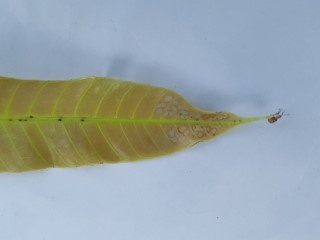
#> input picture test_samples/sample_anthracnose.jpg, 320 x 240 px, given in place of the camera
$ python leaf_capture_pc.py
#> lines starting #> are read from the running program, lines starting #| are printed output that depends on the picture; after the words box and inside, x2 and y2 are one past the last pixel; in counts of white or black regions, pixels touching at a corner belong together
import cv2
import os
import time
import numpy as np


# ============================================================
# CHILI DISEASE AI
# LEAF DETECTION + LEAF CROPPING
# WINDOWS / LAPTOP VERSION
# ============================================================


# ============================================================
# SETTINGS
# ============================================================

CAMERA_INDEX = 0

CAMERA_WIDTH = 1280
CAMERA_HEIGHT = 720

# Minimum area required to consider something a leaf
MIN_LEAF_AREA = 5000

# Padding around detected leaf
PADDING = 20

# Time between automatic captures
CAPTURE_COOLDOWN = 3

# Folder for cropped leaves
SAVE_FOLDER = "cropped_leaves"


# ============================================================
# PROJECT PATH
# ============================================================

BASE_DIR = os.path.dirname(
    os.path.abspath(__file__)
)

SAVE_FOLDER = os.path.join(
    BASE_DIR,
    SAVE_FOLDER
)

os.makedirs(
    SAVE_FOLDER,
    exist_ok=True
)


# ============================================================
# START CAMERA
# ============================================================

print()
print("=" * 60)
print("CHILI DISEASE AI - LEAF CROPPING SYSTEM")
print("=" * 60)
print()

print("Starting camera...")


camera = cv2.VideoCapture(
    CAMERA_INDEX
)


if not camera.isOpened():

    print()
    print("ERROR: Camera could not be opened.")
    print()
    print("Try changing:")
    print("CAMERA_INDEX = 0")
    print("to:")
    print("CAMERA_INDEX = 1")

    input(
        "\nPress Enter to exit..."
    )

    exit()


# ============================================================
# CAMERA RESOLUTION
# ============================================================

camera.set(
    cv2.CAP_PROP_FRAME_WIDTH,
    CAMERA_WIDTH
)

camera.set(
    cv2.CAP_PROP_FRAME_HEIGHT,
    CAMERA_HEIGHT
)


print()
print("Camera started.")
print()
print("Place one chili leaf in front of the camera.")
print()
print("GREEN BOX = Detected leaf")
print()
print("Q = Quit")
print("S = Save crop manually")
print()


# ============================================================
# TIMER
# ============================================================

last_capture_time = 0


# ============================================================
# MAIN LOOP
# ============================================================

while True:

    # --------------------------------------------------------
    # READ FRAME
    # --------------------------------------------------------

    success, frame = camera.read()
#> frame is the input picture: shape (240, 320, 3); mean B, G, R 169.3, 166.1, 154.1


    if not success:

        print(
            "ERROR: Could not read camera."
        )

        break


    # --------------------------------------------------------
    # CREATE ORIGINAL FRAME COPY
    # --------------------------------------------------------

    original_frame = frame.copy()


    # --------------------------------------------------------
    # HSV CONVERSION
    # --------------------------------------------------------

    hsv = cv2.cvtColor(
        frame,
        cv2.COLOR_BGR2HSV
    )
#> hsv: shape (240, 320, 3); mean H, S, V 88.3, 69.7, 185


    # --------------------------------------------------------
    # GREEN RANGE
    # --------------------------------------------------------

    lower_green = np.array([
        25,
        35,
        30
    ])

    upper_green = np.array([
        95,
        255,
        255
    ])


    # --------------------------------------------------------
    # CREATE MASK
    # --------------------------------------------------------

    mask = cv2.inRange(
        hsv,
        lower_green,
        upper_green
    )
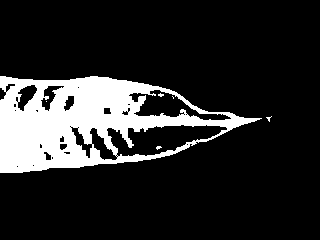
#> mask: shape (240, 320); 16.1% white; 6 white regions (5 under 20 px), largest, box (x1, y1, x2, y2) and area: (0, 76, 262, 173) 12344


    # --------------------------------------------------------
    # REMOVE NOISE
    # --------------------------------------------------------

    kernel = np.ones(
        (5, 5),
        np.uint8
    )


    mask = cv2.morphologyEx(
        mask,
        cv2.MORPH_OPEN,
        kernel
    )
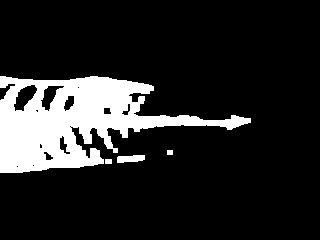
#> mask: shape (240, 320); 14.8% white; 4 white regions, box (x1, y1, x2, y2) and area: (0, 76, 251, 173) 11145, (117, 155, 145, 163) 177, (105, 159, 112, 164) 35, (167, 150, 173, 155) 30


    mask = cv2.morphologyEx(
        mask,
        cv2.MORPH_CLOSE,
        kernel
    )
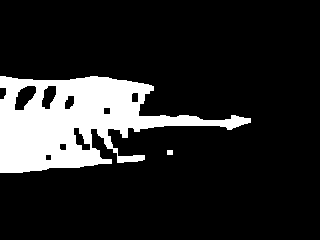
#> mask: shape (240, 320); 15.2% white; 2 white regions


    # --------------------------------------------------------
    # FIND CONTOURS
    # --------------------------------------------------------

    contours, _ = cv2.findContours(
        mask,
        cv2.RETR_EXTERNAL,
        cv2.CHAIN_APPROX_SIMPLE
    )
#> contours = 2 contours; box (x1, y1, x2, y2) and area: (0, 76, 251, 173) 12150, (167, 150, 173, 155) 20


    # --------------------------------------------------------
    # FIND BEST LEAF
    # --------------------------------------------------------

    best_contour = None

    best_area = 0


    for contour in contours:

        area = cv2.contourArea(
            contour
        )


        if area < MIN_LEAF_AREA:

            continue


        if area > best_area:

            best_area = area

            best_contour = contour
#> this loop made 2 passes
#> (area, best_area) on pass 2: (12150, 12150)
#> (contour, area) on pass 1: ([[167, 150], [167, 154], [172, 154], [172, 150]], 20)
#> after the loop, best_area = 12150; best_contour = contour of 208 points, box (x1, y1, x2, y2) (0, 76, 251, 173), area 12150


    # ========================================================
    # IF LEAF FOUND
    # ========================================================

    if best_contour is not None:

        # ----------------------------------------------------
        # BOUNDING BOX
        # ----------------------------------------------------

        x, y, w, h = cv2.boundingRect(
            best_contour
        )
#> x = 0; y = 76; w = 251; h = 97


        # ----------------------------------------------------
        # ADD PADDING
        # ----------------------------------------------------

        x1 = max(
            0,
            x - PADDING
        )
#> x1 = 0

        y1 = max(
            0,
            y - PADDING
        )
#> y1 = 56

        x2 = min(
            frame.shape[1],
            x + w + PADDING
        )
#> x2 = 271

        y2 = min(
            frame.shape[0],
            y + h + PADDING
        )
#> y2 = 193


        # ====================================================
        # IMPORTANT:
        # CROP FROM ORIGINAL FRAME
        # NOT FROM DISPLAY FRAME
        # ====================================================

        leaf_crop = original_frame[
            y1:y2,
            x1:x2
        ]
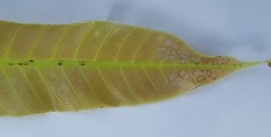
#> leaf_crop: shape (137, 271, 3); mean B, G, R 134, 151.5, 146.1


        # ----------------------------------------------------
        # DRAW BOX ONLY FOR DISPLAY
        # ----------------------------------------------------

        display_frame = frame.copy()


        cv2.rectangle(

            display_frame,

            (
                x1,
                y1
            ),

            (
                x2,
                y2
            ),

            (
                0,
                255,
                0
            ),

            3
        )


        # ----------------------------------------------------
        # DISPLAY TEXT
        # ----------------------------------------------------

        cv2.putText(

            display_frame,

            "LEAF DETECTED",

            (
                x1,
                max(
                    30,
                    y1 - 10
                )
            ),

            cv2.FONT_HERSHEY_SIMPLEX,

            0.9,

            (
                0,
                255,
                0
            ),

            2
        )


        cv2.putText(

            display_frame,

            "Press S to save",

            (
                20,
                40
            ),

            cv2.FONT_HERSHEY_SIMPLEX,

            0.8,

            (
                0,
                255,
                0
            ),

            2
        )
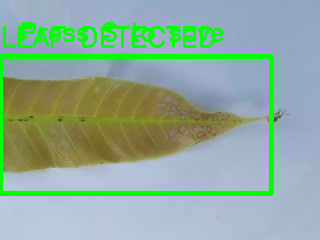
#> display_frame: shape (240, 320, 3); mean B, G, R 153.5, 172.8, 141.3


        # ====================================================
        # AUTOMATIC SAVE
        # ====================================================

        current_time = time.time()


        if (
            current_time
            -
            last_capture_time
            >=
            CAPTURE_COOLDOWN
        ):

            timestamp = time.strftime(
                "%Y%m%d_%H%M%S"
            )


            filename = (

                "leaf_"

                +
                timestamp

                +
                ".jpg"
            )


            filepath = os.path.join(

                SAVE_FOLDER,

                filename
            )


            # ------------------------------------------------
            # SAVE CLEAN CROP
            # ------------------------------------------------

            cv2.imwrite(

                filepath,

                leaf_crop
            )


            print()
            print(
                "========================================"
            )

            print(
                "LEAF CROPPED SUCCESSFULLY"
            )

            print(
                "========================================"
            )

            print(
                "File:",
                filename
            )

            print(
                "Path:",
                filepath
            )

            print(
                "Size:",
                leaf_crop.shape[1],
                "x",
                leaf_crop.shape[0]
            )
#| Size: 271 x 137

            print()


            last_capture_time = (
                current_time
            )


    else:

        # ----------------------------------------------------
        # NO LEAF
        # ----------------------------------------------------

        display_frame = frame.copy()


        cv2.putText(

            display_frame,

            "SEARCHING FOR LEAF...",

            (
                20,
                40
            ),

            cv2.FONT_HERSHEY_SIMPLEX,

            0.8,

            (
                0,
                0,
                255
            ),

            2
        )


    # ========================================================
    # SHOW CAMERA
    # ========================================================

    cv2.imshow(

        "Chili Leaf Detection and Cropping",

        display_frame
    )


    # ========================================================
    # KEYBOARD
    # ========================================================

    key = cv2.waitKey(
        1
    ) & 0xFF
#> (key q is pressed here)


    # --------------------------------------------------------
    # Q = QUIT
    # --------------------------------------------------------

    if key == ord("q"):

        break


    # --------------------------------------------------------
    # S = MANUAL SAVE
    # --------------------------------------------------------

    if (
        key == ord("s")
        and
        best_contour is not None
    ):

        timestamp = time.strftime(
            "%Y%m%d_%H%M%S"
        )


        filename = (

            "manual_leaf_"

            +
            timestamp

            +
            ".jpg"
        )


        filepath = os.path.join(

            SAVE_FOLDER,

            filename
        )


        cv2.imwrite(

            filepath,

            leaf_crop
        )


        print()
        print(
            "Manual crop saved:"
        )

        print(
            filepath
        )

        print()


# ============================================================
# CLEANUP
# ============================================================

camera.release()

cv2.destroyAllWindows()


print()
print("=" * 60)
print("LEAF CROPPING SYSTEM STOPPED")
print("=" * 60)
print()

print(
    "Cropped images are stored in:"
)

print(
    SAVE_FOLDER
)

print()

input(
    "Press Enter to close..."
)
